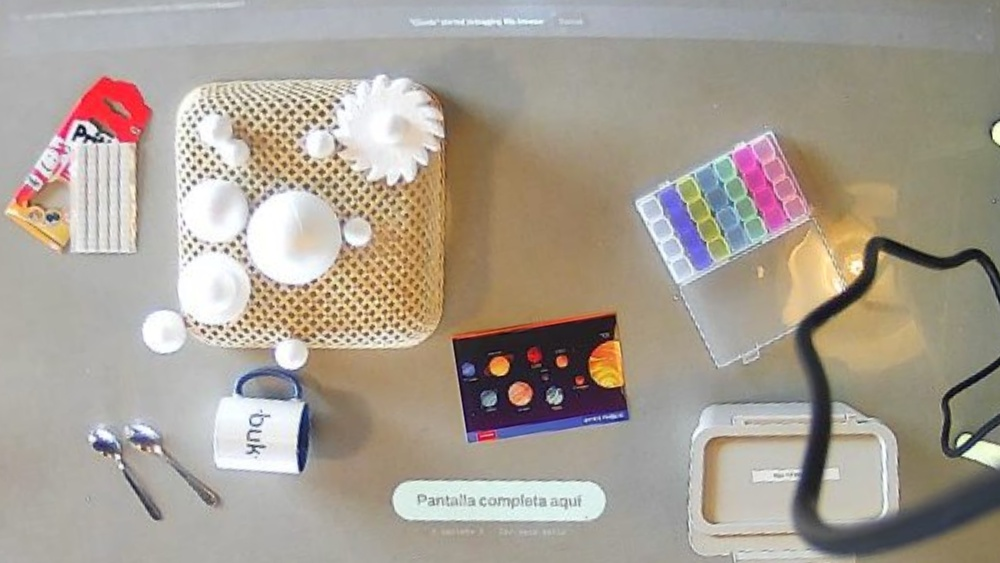
#> input picture escenas/laboratorio/percepcion/tests/datos/mesa-cenital-mm-1.jpg, 1000 x 563 px
$ python -i pastillero.py   (imports and definitions only)
#> lines starting #> are read from the running program, lines starting #| are printed output that depends on the picture; after the words box and inside, x2 and y2 are one past the last pixel; in counts of white or black regions, pixels touching at a corner belong together
"""Pastillero 7×4 como sistema de coordenadas.

Entrada: la vista cenital rectificada a la mesa (1 px = `mm_por_px` mm; las de `capturas/` son 1 px = 1 mm).
Salida: la grilla con sus 28 celdas, cada una con dirección (A1…D7), centro y polígono en mm, y color.

Convención (atada al objeto, no a la cámara, para que no cambie si giran la caja):
- Columnas 1 a 7 en el orden de la `paleta` (la del pastillero de la demo: de la blanca a la rosada).
- Filas A a D: A es la del borde y D la que queda junto a la bisagra de la tapa. El eje de filas es el de columnas
  girado +90° en la imagen (y hacia abajo), así la convención sigue igual aunque la caja esté girada.

Funciones puras: numpy + OpenCV, sin estado.
"""

from __future__ import annotations

from dataclasses import asdict, dataclass, field

import cv2
import numpy as np

FILAS = "ABCD"
N_COLUMNAS = 7
N_FILAS = 4

# Colores de las columnas del pastillero de la demo, de la columna 1 a la 7. Se puede cambiar en protocolo.yaml.
PALETA_DEMO = ("blanco", "morado", "amarillo", "azul", "verde", "magenta", "rosado")

# Tono de referencia en OpenCV (0–179) para cada nombre. «blanco» se reconoce por saturación baja.
TONOS = {"rojo": 0, "naranjo": 12, "amarillo": 34, "verde": 68, "celeste": 92, "azul": 105, "morado": 121, "magenta": 160, "rosado": 170}

# Tonos 8–27 son el canasto, la madera, la mesa beige y la luz cálida: se excluyen de la máscara de colores.
_TONO_CALIDO = (8, 27)


@dataclass
class Celda:
    dir: str  # «B3»
    fila: str  # «B»
    col: int  # 3
    centro_mm: list[float]
    poligono_mm: list[list[float]]  # 4 esquinas
    color: str  # nombre en español (el de la paleta para esa columna)
    hex: str  # color medido en la foto


@dataclass
class Grilla:
    ok: bool
    confianza: float = 0.0  # fracción de columnas cuyo color calza con la paleta
    centro_mm: list[float] = field(default_factory=list)
    angulo_deg: float = 0.0  # ángulo del eje de columnas (1→7) en la imagen
    paso_mm: float = 0.0  # distancia entre centros de celdas vecinas
    eje_columnas: list[float] = field(default_factory=list)  # vector unitario 1→7
    eje_filas: list[float] = field(default_factory=list)  # vector unitario A→D
    esquinas_mm: list[list[float]] = field(default_factory=list)  # esquinas externas de A1, A7, D7, D1
    celdas: list[Celda] = field(default_factory=list)
    motivo: str = ""  # por qué falló, si ok es False

    # [6 lines left out: function celda, not called in this run]

    def a_dict(self) -> dict:
        return asdict(self)

    # [5 lines left out: function desde_dict, not called in this run]


def direccion_valida(direccion: str) -> bool:
    d = direccion.strip().upper()
    return len(d) >= 2 and d[0] in FILAS and d[1:].isdigit() and 1 <= int(d[1:]) <= N_COLUMNAS


def _hsv(bgr) -> tuple[int, int, int]:
    px = np.uint8([[list(map(int, bgr))]])
    return tuple(int(x) for x in cv2.cvtColor(px, cv2.COLOR_BGR2HSV)[0, 0])


# [6 lines left out: function nombre_color, not called in this run]


def _dist_tono(a: float, b: float) -> float:
    d = abs(a - b) % 180
    return min(d, 180 - d)


def _calza(hsv, nombre: str) -> bool:
    h, s, v = hsv
    if nombre == "blanco":
        return s < 60 and v > 140
    if nombre not in TONOS:
        return False
    return s >= 30 and _dist_tono(h, TONOS[nombre]) <= 14


def _hex(bgr) -> str:
    b, g, r = (int(round(x)) for x in bgr)
    return f"#{r:02x}{g:02x}{b:02x}"


def _mascara_colores(hsv: np.ndarray) -> np.ndarray:
    h, s, v = cv2.split(hsv)
    m = (s > 70) & (v > 110) & ((h < _TONO_CALIDO[0]) | (h > _TONO_CALIDO[1]))
    m = m.astype(np.uint8) * 255
    return cv2.morphologyEx(m, cv2.MORPH_OPEN, np.ones((3, 3), np.uint8))


def _variedad_tonos(tonos: np.ndarray) -> int:
    """Cuántos tonos distintos hay (bins de 15° con al menos 4 % de los píxeles)."""
    if tonos.size == 0:
        return 0
    hist = np.histogram(tonos, bins=12, range=(0, 180))[0]
    return int((hist > 0.04 * hist.sum()).sum())


def _muestra(img: np.ndarray, centro, radio: float):
    """Mediana BGR de un parche cuadrado. None si cae fuera de la imagen."""
    x, y = (int(round(c)) for c in centro)
    r = max(1, int(radio))
    h, w = img.shape[:2]
    if x - r < 0 or y - r < 0 or x + r >= w or y + r >= h:
        return None
    return np.median(img[y - r : y + r + 1, x - r : x + r + 1].reshape(-1, 3), axis=0)


def _medir_columnas(img, origen, u, v, paso):
    medidos = []
    for col in range(N_COLUMNAS):
        muestras = [_muestra(img, origen + u * (col + 0.5) * paso + v * (f + 0.5) * paso, paso * 0.22) for f in range(N_FILAS)]
        muestras = [m for m in muestras if m is not None]
        medidos.append(np.median(muestras, axis=0) if muestras else None)
    return medidos


def _ajustar(img, c, u, largo, corto, paleta):
    """Arma la grilla 7×4 sobre el bloque de color centrado en `c`, con el eje `u` hacia la columna 7.

    Las 4 filas se ven enteras (cada columna es de un solo color), así que el paso sale del lado corto. A lo largo, el
    bloque puede tener menos de 7 columnas (la blanca no satura; una pálida puede perderse en un extremo): se desliza
    la grilla columna a columna y gana el corrimiento que mejor calza con la paleta.
    Devuelve (aciertos, origen, paso, eje de filas, colores medidos por columna).
    """
    paso = corto / N_FILAS
    v = np.array([-u[1], u[0]])
    inicio = c - u * (largo / 2) - v * (corto / 2)  # esquina del bloque de color
    cols_color = int(np.clip(round(largo / paso), 1, N_COLUMNAS))
    mejor = None
    for s in range(0, N_COLUMNAS - cols_color + 1):
        origen = inicio - u * s * paso
        medidos = _medir_columnas(img, origen, u, v, paso)
        if paleta is not None:
            aciertos = sum(1 for col, bgr in enumerate(medidos) if bgr is not None and _calza(_hsv(bgr), paleta[col]))
        else:
            # Sin paleta: la columna 1 es blanca y las otras seis tienen color.
            hsv = [_hsv(b) if b is not None else (0, 0, 0) for b in medidos]
            aciertos = (hsv[0][2] - 1.5 * hsv[0][1]) / 100 + sum(1 for h in hsv[1:] if h[1] >= 40)
        if mejor is None or aciertos > mejor[0]:
            mejor = (aciertos, origen, paso, v, medidos)
    return mejor


def detectar(
    img_mm: np.ndarray, mm_por_px: float = 1.0, region_mm: tuple | None = None, paleta: tuple | list | None = PALETA_DEMO
) -> Grilla:
    """Busca el pastillero en la vista cenital rectificada y arma la grilla 7×4.

    `region_mm` (x, y, ancho, alto) limita la búsqueda si ya se sabe dónde está; si no, busca en toda la foto.
    `paleta`: colores de las columnas 1 a 7. Con ella se elige el bloque y su orientación; sin ella (None), la columna 1
    es la más blanca de los dos extremos.
    """
    if img_mm is None or img_mm.ndim != 3:
        return Grilla(ok=False, motivo="La imagen debe ser BGR de 3 canales.")
    if paleta is not None and len(paleta) != N_COLUMNAS:
        return Grilla(ok=False, motivo=f"La paleta debe tener {N_COLUMNAS} colores, uno por columna.")
    escala = 1.0 / mm_por_px  # px por mm
    img, off = img_mm, np.zeros(2)
    if region_mm is not None:
        x, y, w, h = (int(round(v * escala)) for v in region_mm)
        x, y = max(0, x), max(0, y)
        img, off = img_mm[y : y + h, x : x + w], np.array([x, y], float)

    hsv = cv2.cvtColor(img, cv2.COLOR_BGR2HSV)
    m = _mascara_colores(hsv)
    # Une las celdas en un solo bloque. El plástico entre celdas mide ~3 mm, pero una columna pálida (la verde menta)
    # puede no saturar y dejar un hueco de una celda (~22 mm): la dilatación lo salva. La geometría se mide después
    # solo con los píxeles de color reales.
    k = max(3, int(round(26 * escala)) | 1)
    n, lab, st, _ = cv2.connectedComponentsWithStats(cv2.dilate(m, np.ones((k, k), np.uint8)))

    mejor = None
    for i in range(1, n):
        if not 3000 <= st[i, cv2.CC_STAT_AREA] / escala**2 <= 40000:
            continue
        sel = (lab == i) & (m > 0)
        if _variedad_tonos(hsv[..., 0][sel]) < 3:
            continue
        pts = np.column_stack(np.where(sel))[:, ::-1].astype(np.float32)
        (cx, cy), (rw, rh), ang = cv2.minAreaRect(pts)
        largo, corto = max(rw, rh), min(rw, rh)
        if corto * mm_por_px < 40 or not 1.1 <= largo / corto <= 2.6:
            continue
        t = np.deg2rad(ang)
        ex, ey = np.array([np.cos(t), np.sin(t)]), np.array([-np.sin(t), np.cos(t)])
        u = ex if rw >= rh else ey
        c = np.array([cx, cy])
        for sentido in (u, -u):
            aciertos, origen, paso, v, medidos = _ajustar(img, c, sentido, largo, corto, paleta)
            puntaje = (aciertos, sel.sum())
            if mejor is None or puntaje > mejor[0]:
                mejor = (puntaje, origen, paso, sentido, v, medidos)

    if mejor is None:
        return Grilla(ok=False, motivo="No encontré un bloque de celdas de colores (¿tapado por una mano o fuera de cuadro?).")
    (aciertos, _), origen, paso, u, v, medidos = mejor
    confianza = aciertos / N_COLUMNAS if paleta else 1.0
    if paleta and aciertos < 4:
        return Grilla(ok=False, confianza=round(confianza, 2), motivo=f"Encontré un bloque de colores, pero solo {aciertos} de 7 columnas calzan con la paleta.")

    def to_mm(p):
        return [round(float((p[0] + off[0]) * mm_por_px), 1), round(float((p[1] + off[1]) * mm_por_px), 1)]

    celdas: list[Celda] = []
    for f in range(N_FILAS):
        for col in range(N_COLUMNAS):
            centro = origen + u * (col + 0.5) * paso + v * (f + 0.5) * paso
            esquinas = [origen + u * (col + a) * paso + v * (f + b) * paso for a, b in ((0, 0), (1, 0), (1, 1), (0, 1))]
            bgr = _muestra(img, centro, paso * 0.22)
            if paleta:
                nombre = paleta[col]
            else:
                nombre = nombre_color(medidos[col]) if medidos[col] is not None else "fuera"
            celdas.append(
                Celda(
                    dir=f"{FILAS[f]}{col + 1}",
                    fila=FILAS[f],
                    col=col + 1,
                    centro_mm=to_mm(centro),
                    poligono_mm=[to_mm(p) for p in esquinas],
                    color=nombre,
                    hex=_hex(bgr) if bgr is not None else "#000000",
                )
            )

    W, H = u * N_COLUMNAS * paso, v * N_FILAS * paso
    return Grilla(
        ok=True,
        confianza=round(confianza, 2),
        centro_mm=to_mm(origen + W / 2 + H / 2),
        angulo_deg=round(float(np.degrees(np.arctan2(u[1], u[0]))), 1),
        paso_mm=round(float(paso * mm_por_px), 1),
        eje_columnas=[round(float(x), 4) for x in u],
        eje_filas=[round(float(x), 4) for x in v],
        esquinas_mm=[to_mm(p) for p in (origen, origen + W, origen + W + H, origen + H)],
        celdas=celdas,
    )


# [41 lines left out: functions celda_en, rectificar, not called in this run]

>>> import cv2
>>> picture = cv2.imread('tests/datos/mesa-cenital-mm-1.jpg')
#> picture is the input picture: shape (563, 1000, 3); mean B, G, R 147.6, 159, 167.9
>>> result = detectar(picture)
#> in detectar, `img, off = img_mm, np.zeros(2)`: off = [0, 0]
#> in detectar, `hsv = cv2.cvtColor(img, cv2.COLOR_BGR2HSV)`: hsv: shape (563, 1000, 3); mean H, S, V 44.3, 41.6, 170.7
#> in _mascara_colores, `h, s, v = cv2.split(hsv)`:
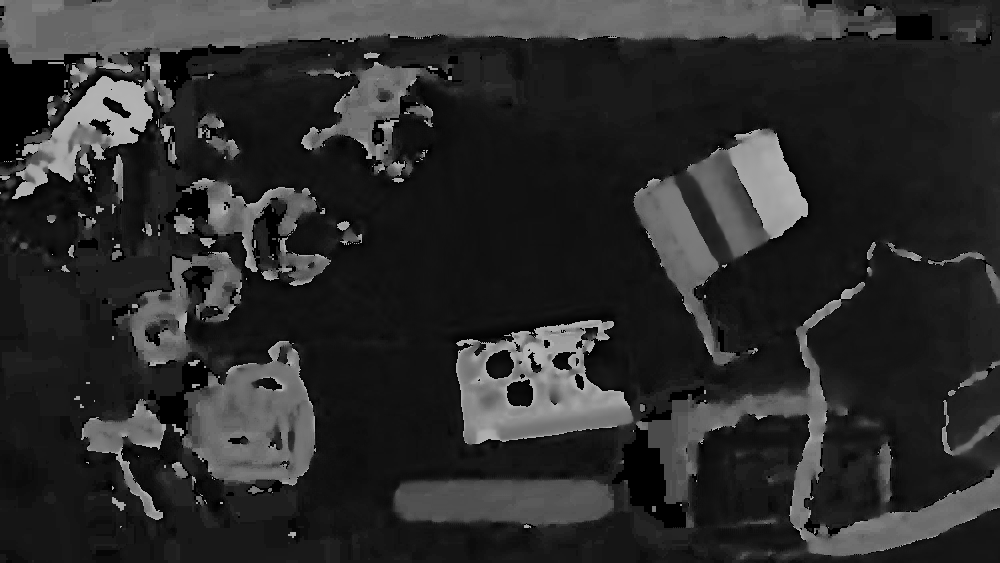
#> h: shape (563, 1000); min 0, max 179, mean 44.3
#> in _mascara_colores, `h, s, v = cv2.split(hsv)`:
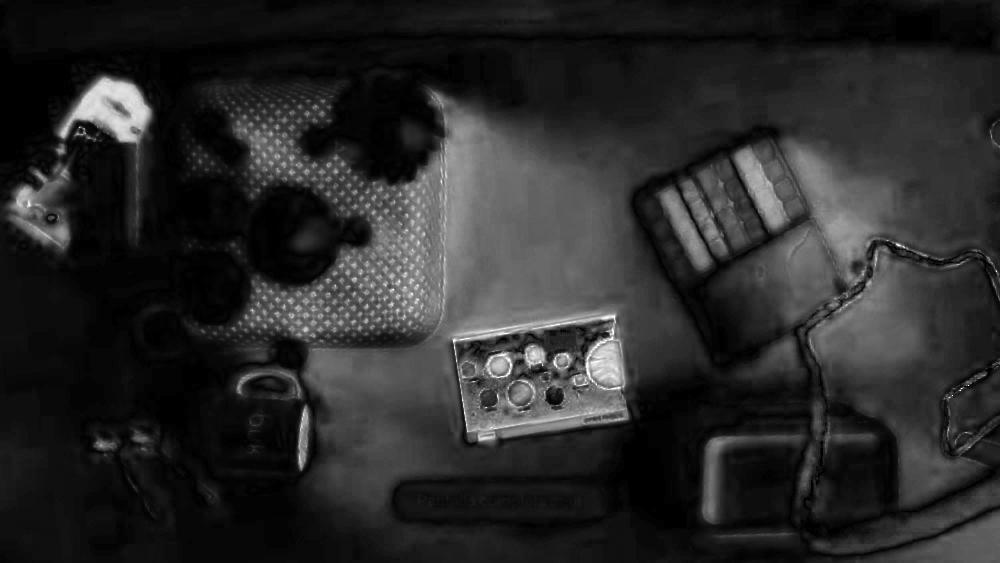
#> s: shape (563, 1000); min 0, max 255, mean 41.6
#> in _mascara_colores, `h, s, v = cv2.split(hsv)`:
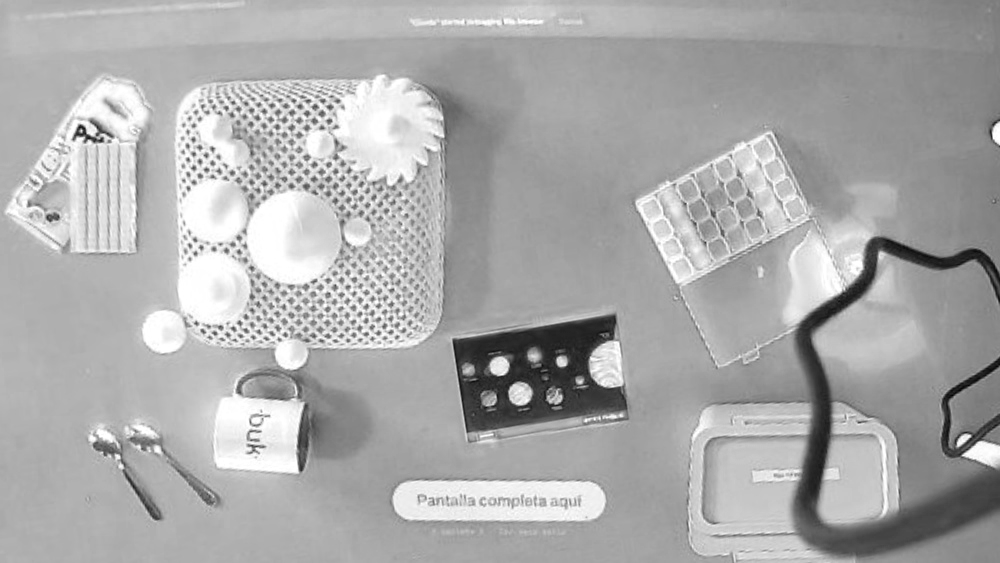
#> v: shape (563, 1000); min 3, max 255, mean 170.7
#> in _mascara_colores, `m = (s > 70) & (v > 110) & ((h < _TONO_CALIDO[0]) | (h > _TONO_CALIDO[..`:
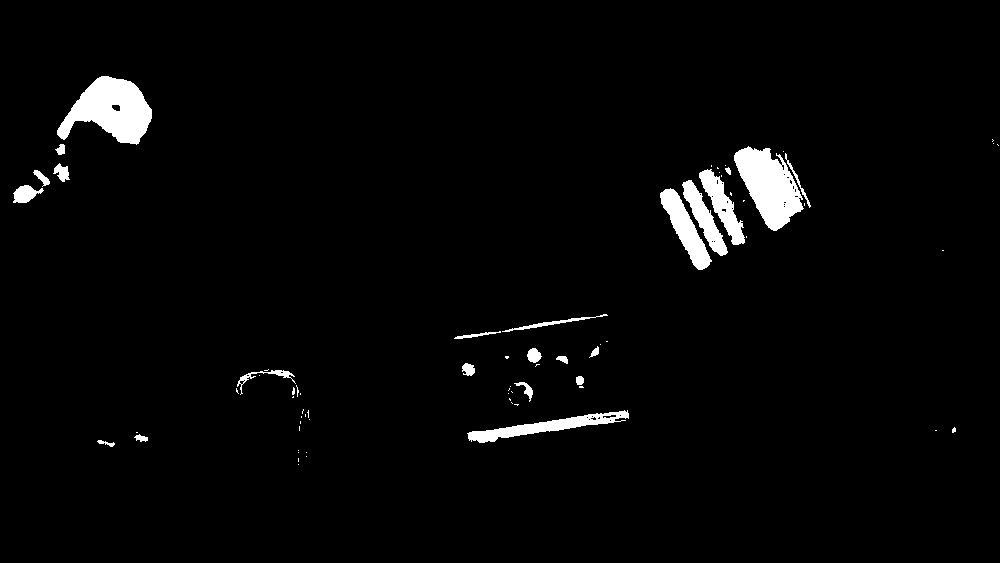
#> m: shape (563, 1000) bool; 2.7% white; 72 white regions (49 under 20 px), largest, box (x1, y1, x2, y2) and area: (57, 76, 152, 145) 3812, (734, 146, 804, 231) 3376, (467, 410, 629, 443) 1623
#> in _mascara_colores, `return cv2.morphologyEx(m, cv2.MORPH_OPEN, np.ones((3, 3), np.uint8))`: returned value: shape (563, 1000); 2.6% white; 33 white regions (8 under 20 px), largest, box (x1, y1, x2, y2) and area: (57, 76, 152, 144) 3807, (734, 147, 803, 231) 3326, (660, 189, 711, 270) 1578
#> in detectar, `n, lab, st, _ = cv2.connectedComponentsWithStats(cv2.dilate(m, np.ones..`:
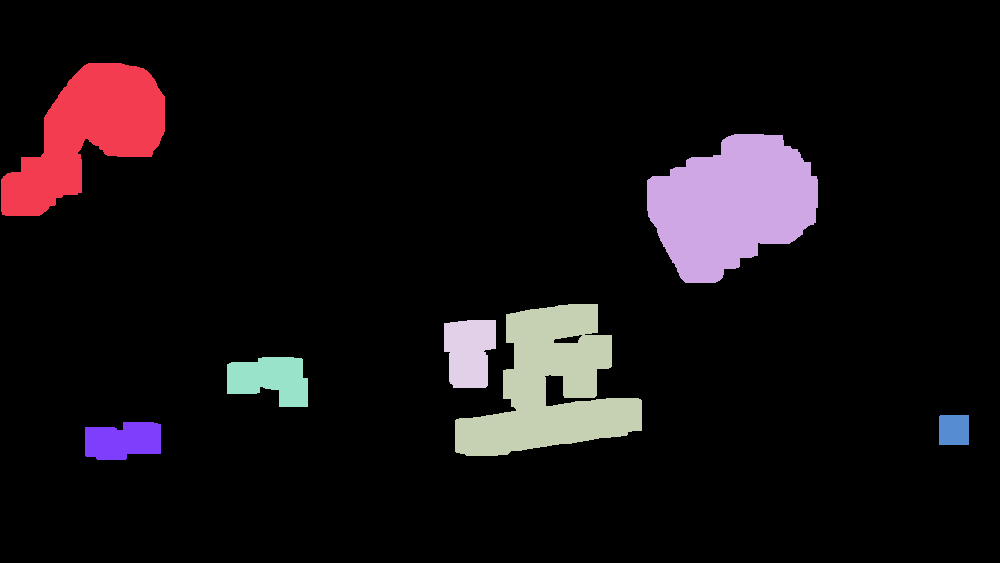
#> lab: shape (563, 1000) int32; 8 distinct labels, from 0 to 7; one colour per label, 0 black
#> in detectar, `n, lab, st, _ = cv2.connectedComponentsWithStats(cv2.dilate(m, np.ones..`: n = 8; st = [[0, 0, 1000, 563, 507073], [1, 63, 164, 153, 13211], [647, 134, 171, 149, 17583], [455, 304, 187, 152, 15840], [444, 320, 52, 68, 2970], [227, 357, 81, 50, 2996], [939, 415, 30, 30, 899], [85, 422, 76, 38, 2428]]
#> the loop in detectar, `for i in range(1, n):` made 7 passes
#> hist in _variedad_tonos on pass 1: [784, 0, 0, 0, 0, 0, 0, 0, 0, 0, 13, 3686]
#> (hist in _variedad_tonos, cx, cy, rw, rh, ang, largo, corto) on pass 2: ([26, 89, 1047, 0, 9, 17, 561, 909, 1359, 0, 2126, 1201], 735.3, 201.7, 134.1, 88.12, -27.86, 134.1, 88.12)
#> pass 1, in detectar, `sel = (lab == i) & (m > 0)`:
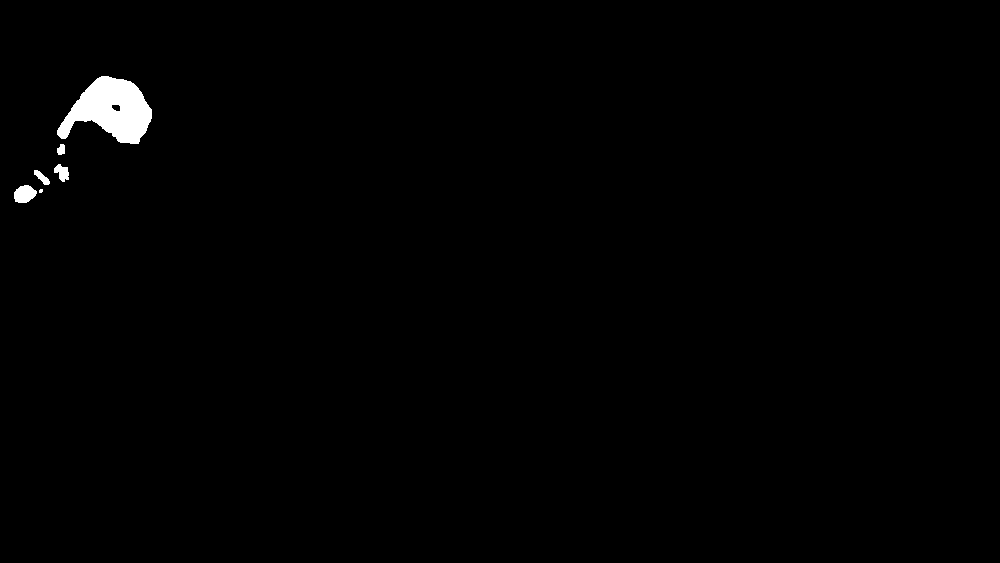
#> sel: shape (563, 1000) bool; 0.8% white; 6 white regions (1 under 20 px), largest, box (x1, y1, x2, y2) and area: (57, 76, 152, 144) 3807, (14, 185, 37, 203) 308, (54, 164, 69, 182) 170, (34, 170, 50, 185) 113, (57, 144, 65, 155) 71
#> pass 3, in detectar, `sel = (lab == i) & (m > 0)`:
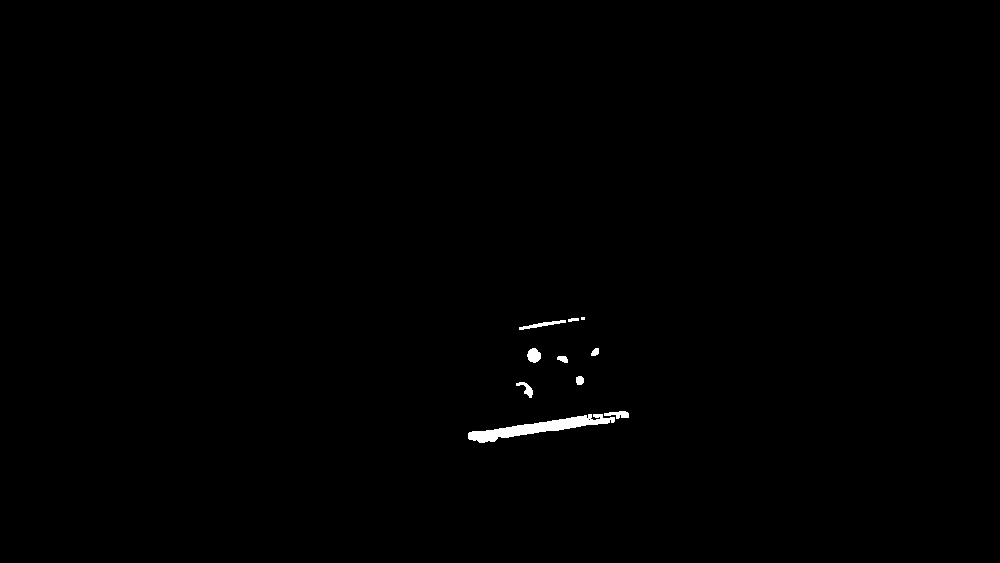
#> sel: shape (563, 1000) bool; 0.39% white; 10 white regions (1 under 20 px), largest, box (x1, y1, x2, y2) and area: (468, 414, 615, 443) 1458, (519, 320, 566, 330) 158, (527, 348, 541, 363) 156
